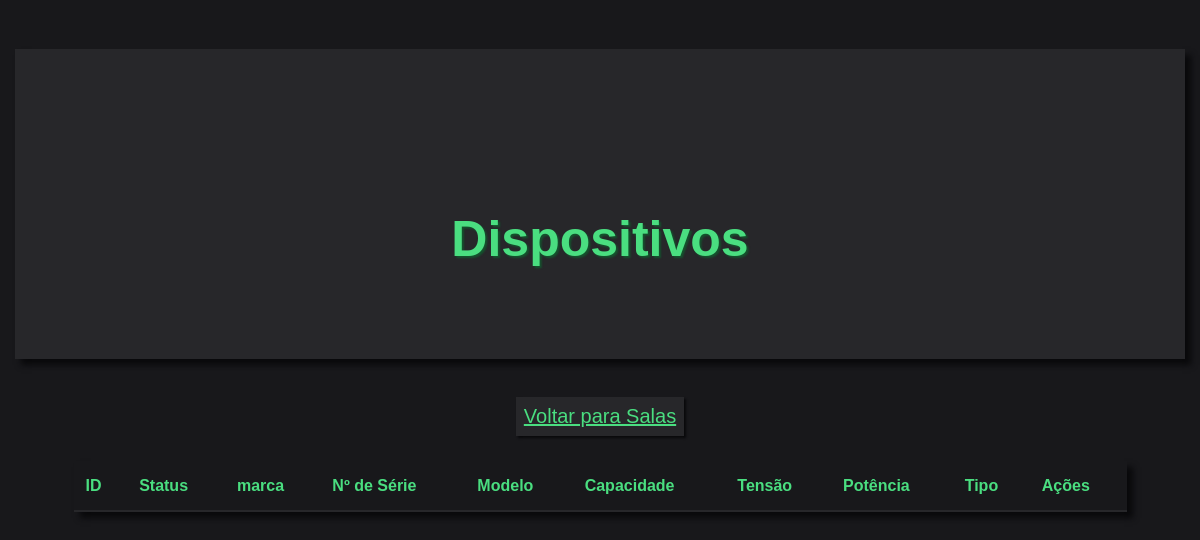
Page /dispositivos.php?cod_sala=25.000 (signed in) on the earlier database version.
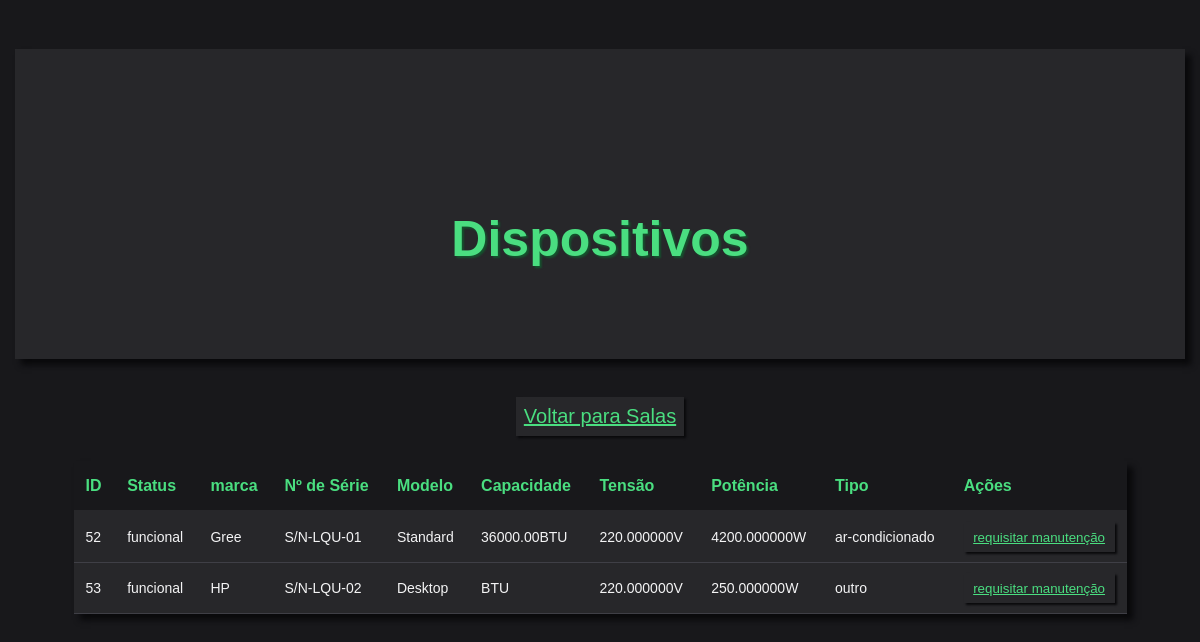
Same page on the later database version.
### tables this page shows
CREATE TABLE Dispositivo(
    id_dispositivo INTEGER AUTO_INCREMENT PRIMARY KEY,
    status VARCHAR(13) CHECK(status IN ('funcional', 'em manutencao', 'defeituoso')), 
    marca VARCHAR(64),
    nr_serie VARCHAR(128) NOT NULL,
    modelo VARCHAR(256) NOT NULL,
    capacidade_btu DECIMAL(16, 2),
    tensao_v DECIMAL(16, 6) NOT NULL,
    potencia_w DECIMAL(16, 6) NOT NULL,
    tipo_dispositivo VARCHAR(16) CHECK(tipo_dispositivo IN ('ar-condicionado', 'tomada', 'televisao', 'lampada', 'outro'))
);

### dispositivos.php (the view, shortened to what this page needs)
<?php
    require_once 'conexao.php';
$cod_sala = $_GET['cod_sala'] ?? null;
if ($cod_sala !== null && $cod_sala !== '') {
    $sql = "SELECT Dispositivo.* FROM Dispositivo
            INNER JOIN Alocacao ON Dispositivo.id_dispositivo = Alocacao.id_dispositivo
            WHERE Alocacao.cod_sala = ?
            ORDER BY Dispositivo.id_dispositivo";
    $stmt = mysqli_prepare($conn, $sql);
    mysqli_stmt_bind_param($stmt, "i", $cod_sala);
    mysqli_stmt_execute($stmt);
    $resultado = mysqli_stmt_get_result($stmt);
} else {
    $sql = "SELECT * FROM Dispositivo ORDER BY id_dispositivo";
    $resultado = mysqli_query($conn, $sql);
}
$disps = mysqli_fetch_all($resultado, MYSQLI_ASSOC);
?>
<!DOCTYPE html>
<html lang="pt">
<head>
    <link rel="stylesheet" href="style.css">
</head>
<body>
    <h1>Dispositivos</h1>
    <p>
        <a href="mapa.php">Voltar para Salas</a>
    </p>
    <table>
        <tr>
            <th>ID</th>
            <th>Status</th>
            <th>marca</th>
            <th>Nº de Série</th>
            <th>Modelo</th>
            <th>Capacidade</th>
            <th>Tensão</th>
            <th>Potência</th>
            <th>Tipo</th>
            <th>Ações</th>
        </tr>
        <?php foreach ($disps as $disp): ?>
            <tr>
                <td><?= htmlspecialchars($disp['id_dispositivo']) ?></td>
                <td><?= htmlspecialchars($disp['status']) ?></td>
                <td><?= htmlspecialchars($disp['marca']) ?></td>
                <td><?= htmlspecialchars($disp['nr_serie']) ?></td>
                <td><?= htmlspecialchars($disp['modelo']) ?></td>
                <td><?= htmlspecialchars($disp['capacidade_btu']) ?>BTU</td>
                <td><?= htmlspecialchars($disp['tensao_v']) ?>V</td>
                <td><?= htmlspecialchars($disp['potencia_w']) ?>W</td>
                <td><?= htmlspecialchars($disp['tipo_dispositivo']) ?></td>
                <td>
                    <a href="requisitar_manutencao.php?id_dispositivo=<?= htmlspecialchars($disp['id_dispositivo']) ?>"><button>requisitar manutenção</button></a>
                </td>
            </tr>
        <?php endforeach; ?>
    </table>
</body>
</html>

Differences in the rows shown:
added dispositivo: id_dispositivo "52", status "funcional", marca "Gree", nr_serie "S/N-LQU-01", modelo "Standard", capacidade_btu "36000.00", tensao_v "220.000000", potencia_w "4200.000000", tipo_dispositivo "ar-condicionado"
added dispositivo: id_dispositivo "53", status "funcional", marca "HP", nr_serie "S/N-LQU-02", modelo "Desktop", tensao_v "220.000000", potencia_w "250.000000", tipo_dispositivo "outro"
